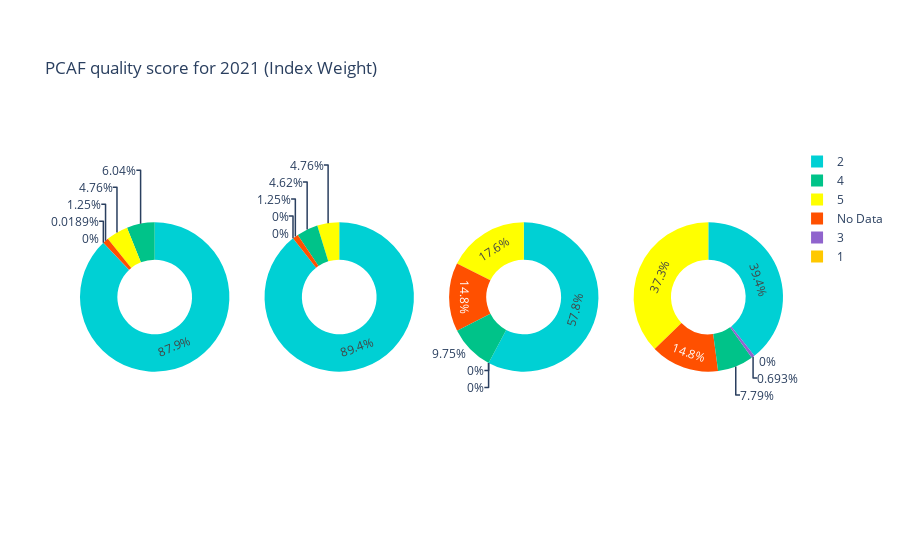
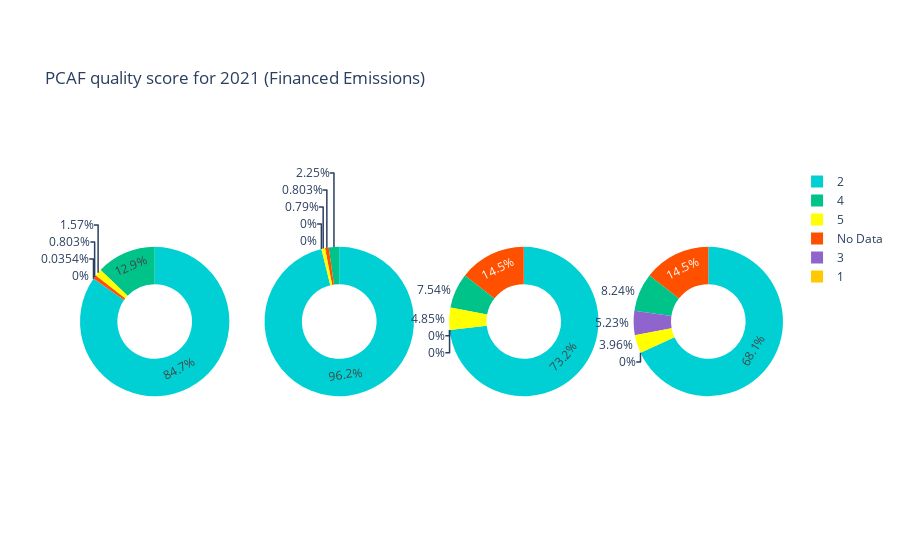

Write notebook code for charts like these, in order.
### Markdown cell above
### Pie chart for PCAF Scores

### Code cell
scoreLabels = ['No Data', '1', '2', '3', '4', '5']
measureNames = pcafMeasures.keys()

# Create subplots for index weight pie charts
fig = make_subplots(rows=1, cols=len(measureNames), specs=[[{'type':'domain'}] * len(measureNames)] )
idx = 0
for m in measureNames:
    fig.add_trace(go.Pie(labels=scoreLabels, values=pcafWeights[idx], name=m), 1, 1 + idx)
    idx = idx + 1

fig.update_traces(hole=.5, hoverinfo="label+percent+name", marker=dict(colors=lsegColors))
fig.update_layout(title_text = f"PCAF quality score for {pcafYear} (Index Weight)")
fig.show()

# Create subplots for Financed Emissions pie charts
fig = make_subplots(rows=1, cols=len(measureNames), specs=[[{'type':'domain'}] * len(measureNames)] )
idx = 0
for m in measureNames:
    fig.add_trace(go.Pie(labels=scoreLabels, values=pcafFE[idx], name=m), 1, 1 + idx)
    idx = idx + 1

fig.update_traces(hole=.5, hoverinfo="label+percent+name", marker=dict(colors=lsegColors))
fig.update_layout(title_text = f"PCAF quality score for {pcafYear} (Financed Emissions)")
fig.show()

### Figure 1 — Plotly figure (JSON) as saved in the notebook; plotly's stock layout.template omitted (floating-point values rounded to 4 significant figures)
{"data": [{"domain": {"x": [0, 0.2125], "y": [0, 1]}, "hole": 0.5, "hoverinfo": "label+percent+name", "labels": ["No Data", "1", "2", "3", "4", "5"], "marker": {"colors": ["#FF5000", "#FFC800", "#00D0D4", "#9064CD", "#00C389", "#FFFF00"]}, "name": "Scope1EstimatedMethod", "type": "pie", "values": [1.248, 0, 87.85, 0.01892, 6.038, 4.758]}, {"domain": {"x": [0.2625, 0.475], "y": [0, 1]}, "hole": 0.5, "hoverinfo": "label+percent+name", "labels": ["No Data", "1", "2", "3", "4", "5"], "marker": {"colors": ["#FF5000", "#FFC800", "#00D0D4", "#9064CD", "#00C389", "#FFFF00"]}, "name": "Scope2EstimatedMethod", "type": "pie", "values": [1.248, 0, 89.3, 0, 4.611, 4.753]}, {"domain": {"x": [0.525, 0.7375], "y": [0, 1]}, "hole": 0.5, "hoverinfo": "label+percent+name", "labels": ["No Data", "1", "2", "3", "4", "5"], "marker": {"colors": ["#FF5000", "#FFC800", "#00D0D4", "#9064CD", "#00C389", "#FFFF00"]}, "name": "Scope3EstimatedUpstreamMethod", "type": "pie", "values": [14.82, 0, 57.75, 0, 9.742, 17.6]}, {"domain": {"x": [0.7875, 1], "y": [0, 1]}, "hole": 0.5, "hoverinfo": "label+percent+name", "labels": ["No Data", "1", "2", "3", "4", "5"], "marker": {"colors": ["#FF5000", "#FFC800", "#00D0D4", "#9064CD", "#00C389", "#FFFF00"]}, "name": "Scope3EstimatedDownstreamMethod", "type": "pie", "values": [14.82, 0, 39.39, 0.6923, 7.784, 37.23]}], "layout": {"title": {"text": "PCAF quality score for 2021 (Index Weight)"}}}

### Figure 2 — Plotly figure (JSON) as saved in the notebook; plotly's stock layout.template omitted (floating-point values rounded to 4 significant figures)
{"data": [{"domain": {"x": [0, 0.2125], "y": [0, 1]}, "hole": 0.5, "hoverinfo": "label+percent+name", "labels": ["No Data", "1", "2", "3", "4", "5"], "marker": {"colors": ["#FF5000", "#FFC800", "#00D0D4", "#9064CD", "#00C389", "#FFFF00"]}, "name": "Scope1EstimatedMethod", "type": "pie", "values": [0.803, 0, 84.7, 0.03542, 12.9, 1.567]}, {"domain": {"x": [0.2625, 0.475], "y": [0, 1]}, "hole": 0.5, "hoverinfo": "label+percent+name", "labels": ["No Data", "1", "2", "3", "4", "5"], "marker": {"colors": ["#FF5000", "#FFC800", "#00D0D4", "#9064CD", "#00C389", "#FFFF00"]}, "name": "Scope2EstimatedMethod", "type": "pie", "values": [0.803, 0, 96.16, 0, 2.25, 0.7902]}, {"domain": {"x": [0.525, 0.7375], "y": [0, 1]}, "hole": 0.5, "hoverinfo": "label+percent+name", "labels": ["No Data", "1", "2", "3", "4", "5"], "marker": {"colors": ["#FF5000", "#FFC800", "#00D0D4", "#9064CD", "#00C389", "#FFFF00"]}, "name": "Scope3EstimatedUpstreamMethod", "type": "pie", "values": [14.45, 0, 73.16, 0, 7.538, 4.846]}, {"domain": {"x": [0.7875, 1], "y": [0, 1]}, "hole": 0.5, "hoverinfo": "label+percent+name", "labels": ["No Data", "1", "2", "3", "4", "5"], "marker": {"colors": ["#FF5000", "#FFC800", "#00D0D4", "#9064CD", "#00C389", "#FFFF00"]}, "name": "Scope3EstimatedDownstreamMethod", "type": "pie", "values": [14.45, 0, 68.11, 5.233, 8.243, 3.958]}], "layout": {"title": {"text": "PCAF quality score for 2021 (Financed Emissions)"}}}
